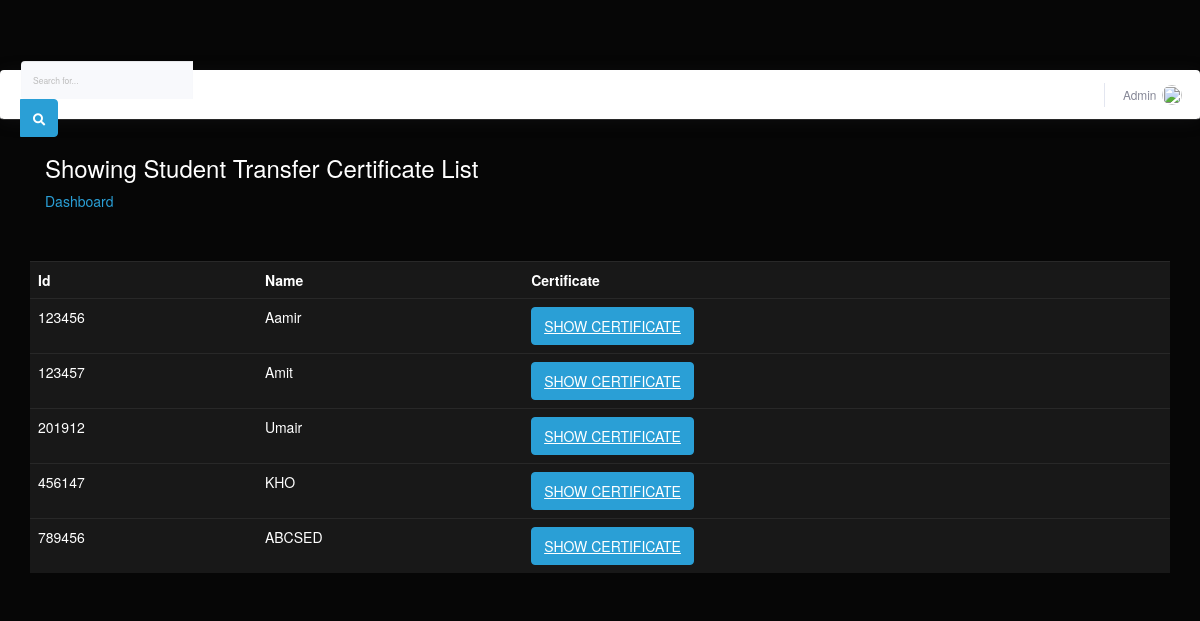
/student/stdtrcer.php (signed in), run on the app's committed database.
### tables this page shows
CREATE TABLE `teacher` (
  `id` int(11) NOT NULL,
  `name` varchar(50) NOT NULL,
  `password` varchar(50) NOT NULL,
  `status` int(11) NOT NULL
);

CREATE TABLE `stdtrcer` (
  `stdid` int(20) NOT NULL,
  `name` varchar(50) NOT NULL,
  `photo` varchar(100) NOT NULL,
  `status` varchar(2) NOT NULL
);

### student/stdtrcer.php (the view, shortened to what this page needs)
<?php include("header.php");?>
		 <section class="banner-area relative about-banner" id="home">
		 <div class="container">
					<div class="row d-flex align-items-center justify-content-center">
						<div class="about-content col-lg-12">
							<h3>
							 Showing Student Transfer Certificate List
							</h3>
							<p class="text-white link-nav"><a href="index.php">Dashboard </a>
						</div>
					</div>
				</div>
			</section>
			<section class="info-area pb-40">
				<div class="container-fluid">
				    <div class="col-md-12">
			<form action="" method="POST"><table class="table">
			            <tr>
							<td><b>Id</b></td>
							<td><b>Name</b></td>
							<td><b>Certificate</b></td>
					   </tr>
			<?php
			  include("connect.php");
			  $result=mysqli_query($con,"select * from stdtrcer where status=1");
			   while( $row=mysqli_fetch_assoc($result))
			   {
			    ?>
			    <tr>
					        <td><?php echo ucwords($row['stdid']);?></td>
							<td><?php echo ucwords($row['name']);?></td>
							<td><a href='showstudenttercer.php?data_id=<?php echo $row['stdid'] ?>' class="btn btn-primary text-uppercase" >Show Certificate</a></td>
				</tr>
			    <?php
			   }
			   ?>
			  </table></form>
			  </div></div>
			  </section>

### student/header.php (shortened to what this page needs)
<?php  session_start();
if(isset($_SESSION['user_login']))
{ ?>
<!DOCTYPE html>
<html lang="en">
<head>
  <link href="vendor/fontawesome-free/css/all.min.css" rel="stylesheet" type="text/css">
  <link href="css/sb-admin-2.min.css" rel="stylesheet">
  <link rel="stylesheet" type="text/css" href="bootstrap/css/bootstrap.min.css" />
    <link rel="stylesheet" type="text/css" href="font-awesome/css/font-awesome.min.css" />
    <link rel="stylesheet" type="text/css" href="css/local.css" />
</head>
<body id="page-top">
    <div id="content-wrapper" class="d-flex flex-column">
      <div id="content">
        <nav class="navbar navbar-expand navbar-light bg-white topbar mb-4 static-top shadow">
          <form class="d-none d-sm-inline-block form-inline mr-auto ml-md-3 my-2 my-md-0 mw-100 navbar-search">
            <div class="input-group">
              <input type="text" class="form-control bg-light border-0 small" placeholder="Search for..." aria-label="Search" aria-describedby="basic-addon2">
              <div class="input-group-append">
                <button class="btn btn-primary" type="button">
                  <i class="fas fa-search fa-sm"></i>
                </button>
              </div>
            </div>
          </form>
          <ul class="navbar-nav ml-auto">
			<?php
				include('connect.php');
				$id = $_SESSION['user_login'];
				$result=mysqli_query($con,"select * from teacher where id=$id AND status=1");
				$row=mysqli_fetch_assoc($result);
			?>
            <li class="nav-item dropdown no-arrow">
              <a class="nav-link dropdown-toggle" href="#" id="userDropdown" role="button" data-toggle="dropdown" aria-haspopup="true" aria-expanded="false">
                <span class="mr-2 d-none d-lg-inline text-gray-600 small"><?php echo $row['name'] ?></span>
                <img class="img-profile rounded-circle" src="https://source.unsplash.com/QAB-WJcbgJk/60x60">
              </a>
            </li>
          </ul>
        </nav>
    </div>
  </div>
</body>
</html>
<?php
}
else
{
	header("Location:login.php");
}
?>

### data on the page
teacher: name "Admin"
stdtrcer: stdid "123456", name "Aamir"
stdtrcer: stdid "123457", name "Amit"
stdtrcer: stdid "201912", name "Umair"
stdtrcer: stdid "456147", name "KHO"
stdtrcer: stdid "789456", name "ABCSED"
